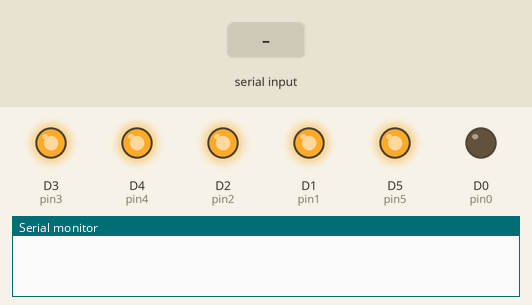
Bench run of a sketch on a simulated ESP8266 (NodeMCU). On the bench: output pins drawn as LEDs (lit = HIGH), the last lines printed to the serial monitor. Inputs (shaded band) come from the test bench. EEPROM starts erased.

Above: at 1.2 s.
1.3 s: "attn:" received over Serial
At 2.7 s:
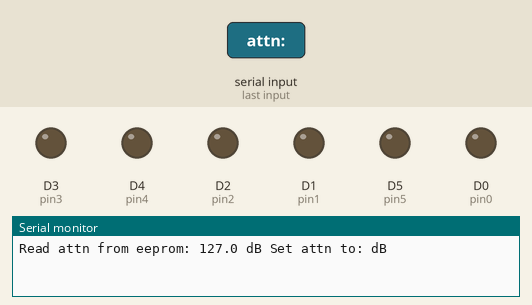
3.8 s: "get" received over Serial
Timing chart, 0 to 6.8 s (numbered marks = the images above; inputs shaded):
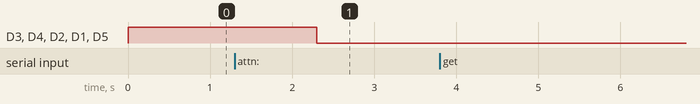

Measured:
- after the input at 1.3 s, D3 (pin3), D4 (pin4), D2 (pin2), D1 (pin1), D5 (pin5): HIGH → LOW after 1.0 s

The sketch:

PE4302_copy2.ino
```cpp
//esptool -p /dev/ttyUSB0 write_flash 0x00000  PE4302_eeprom2.bin

#include <EEPROM.h>

#define pin0 D0
#define pin1 D1
#define pin2 D2
#define pin3 D3
#define pin4 D4
#define pin5 D5
String val = "";
String attn = "";
float attn_f;
byte attn_b;
byte eeprom_attn;
float last_attn;
void setup() {
 pinMode(pin0, OUTPUT);
 pinMode(pin1, OUTPUT);
 pinMode(pin2, OUTPUT);
 pinMode(pin3, OUTPUT);
 pinMode(pin4, OUTPUT);
 pinMode(pin5, OUTPUT);
 EEPROM.begin(1);
eeprom_attn = EEPROM.read(0);
set_pins(eeprom_attn);
Serial.begin(115200);
             }
void loop()
    {
  if (Serial.available() > 0)
    {
val = Serial.readString();
if (val.indexOf("attn:") != -1)
{
attn = val.substring(5,10);
eeprom_attn = EEPROM.read(0);
last_attn = eeprom_attn / 2;
Serial.println("Read attn from eeprom: " + String(last_attn,1) + " dB " + "Set attn to: " + attn + "dB");
attn_f = attn.toFloat() * 2;
attn_b = attn_f;
set_pins(attn_b);
EEPROM.write(0, attn_b);
EEPROM.commit();
}
if (val.indexOf("get") != -1)
{
eeprom_attn = EEPROM.read(0);
last_attn = eeprom_attn / 2;
Serial.println("Current attn is: " + String(last_attn,1)+ " dB");
  }
    }
      }


void set_pins( byte argument)
{
if (bitRead(argument,0) == 1) { GPOS = (1 << pin0);}
else {GPOC = (1 << pin0);}
if (bitRead(argument,1) == 1) {GPOS = (1 << pin1);}
else {GPOC = (1 << pin1);}
if (bitRead(argument,2) == 1) {GPOS = (1 << pin2);}
else {GPOC = (1 << pin2);}
if (bitRead(argument,3) == 1) {GPOS = (1 << pin3);}
else {GPOC = (1 << pin3);}
if (bitRead(argument,4) == 1) {GPOS = (1 << pin4);}
else {GPOC = (1 << pin4);}
if (bitRead(argument,5) == 1) {GPOS = (1 << pin5);}
else {GPOC = (1 << pin5);}
}
```
